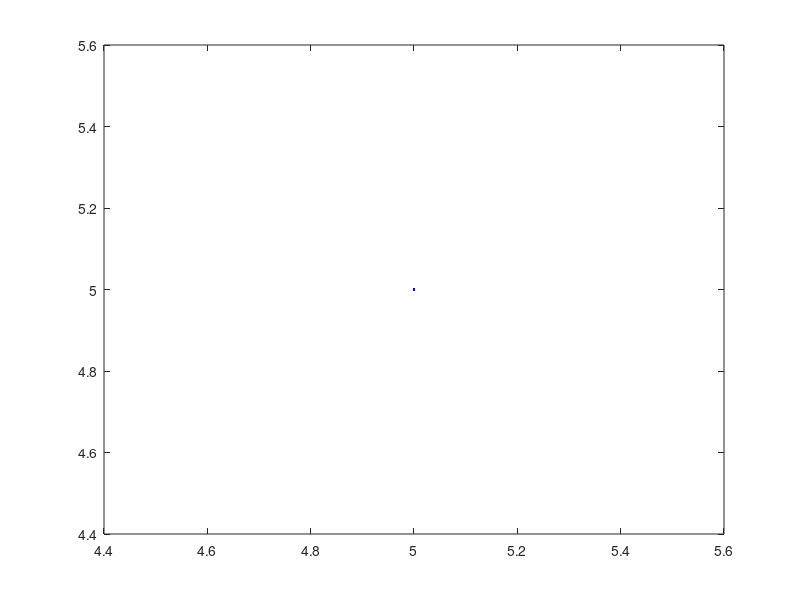

Write the MATLAB code that produced this figure.
clear all;
clc;

X0 = input('enter set of points of x ');
Y = input('enter set of points of y ');

X1 = log(X0);
F = zeros(2);
B = zeros(2 , 1);
A = zeros(2 , 1);

for(i=1:2)
    c=1;
    for(j=i-1:i)
        fn = X1.^j;
        F(i,c) = sum(fn);
        c=c+1;
    end
    fn = (X1.^(i-1)).*Y;
    B(i,1) = sum(fn);
end

A = inv(F)*B;
x = min(X0):0.1:max(X0);
y = A(1,1) + A(2,1)*log(x);

plot(x,y,'r',X0,Y,'b.');


